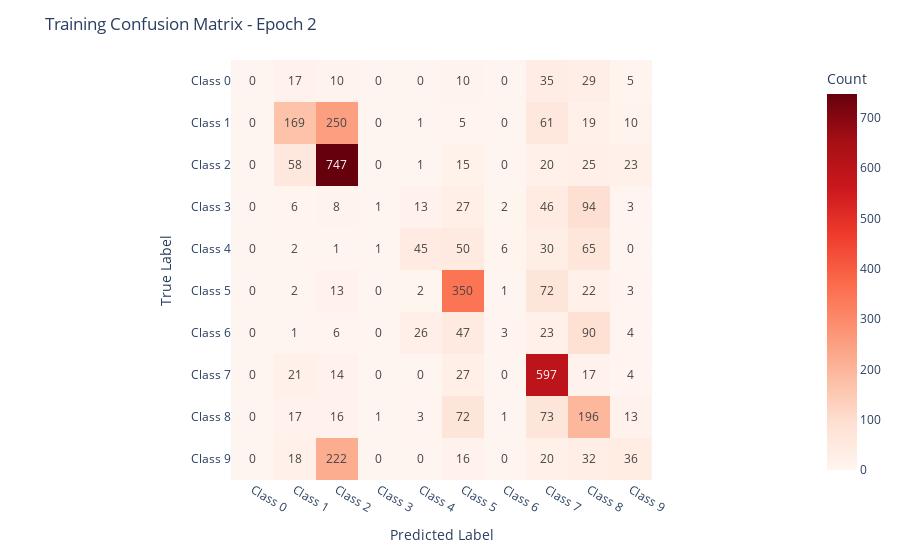
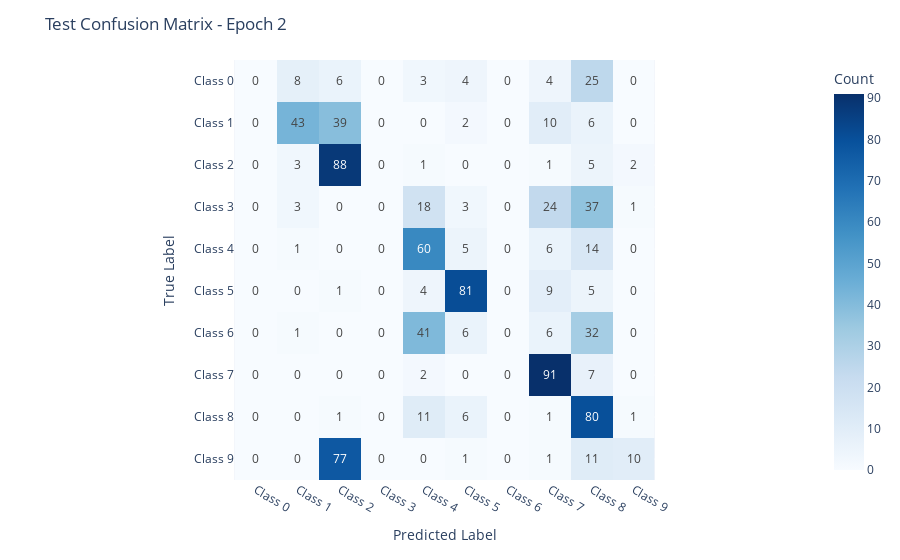
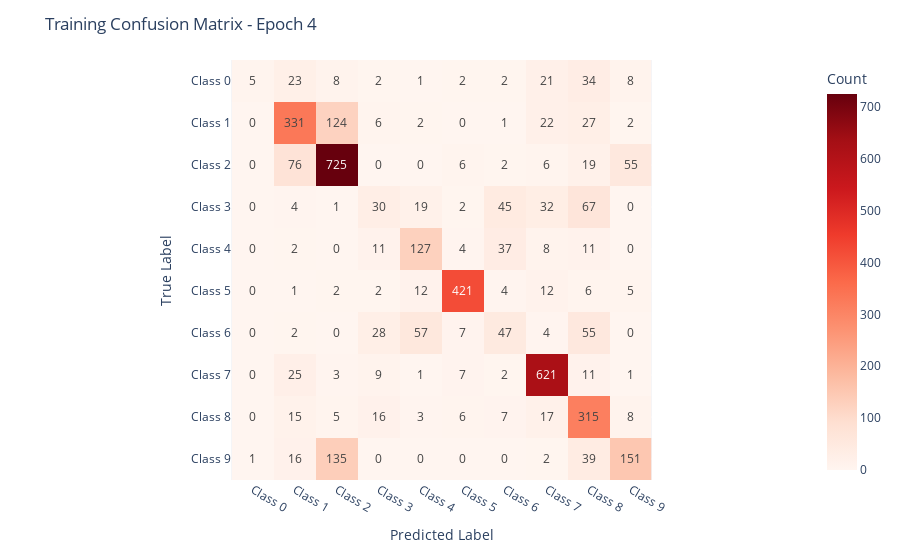
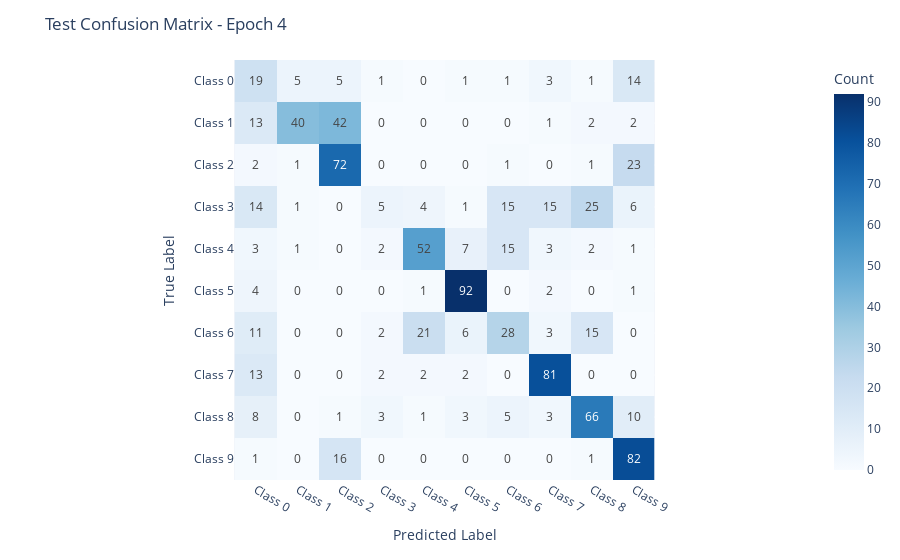

These figures' notebook cell, in order:
### Code cell
train_model_plotly(
    csv_path="metadata_modelnet10.csv",
    root_path="he_50_33/",
    batch_size=16,
    lr=0.001,
    num_epochs=30,
    log_file='he_50_33.log',
    focal_gamma=3,
    confusion_interval=2)

### Figure 1 — Plotly figure (JSON) as saved in the notebook; plotly's stock layout.template omitted (floating-point values rounded to 4 significant figures)
{"data": [{"coloraxis": "coloraxis", "hovertemplate": "Predicted Label: %{x}<br>True Label: %{y}<br>Count: %{z}<extra></extra>", "name": "0", "texttemplate": "%{z}", "type": "heatmap", "x": ["Class 0", "Class 1", "Class 2", "Class 3", "Class 4", "Class 5", "Class 6", "Class 7", "Class 8", "Class 9"], "xaxis": "x", "y": ["Class 0", "Class 1", "Class 2", "Class 3", "Class 4", "Class 5", "Class 6", "Class 7", "Class 8", "Class 9"], "yaxis": "y", "z": [[0, 17, 10, 0, 0, 10, 0, 35, 29, 5], [0, 169, 250, 0, 1, 5, 0, 61, 19, 10], [0, 58, 747, 0, 1, 15, 0, 20, 25, 23], [0, 6, 8, 1, 13, 27, 2, 46, 94, 3], [0, 2, 1, 1, 45, 50, 6, 30, 65, 0], [0, 2, 13, 0, 2, 350, 1, 72, 22, 3], [0, 1, 6, 0, 26, 47, 3, 23, 90, 4], [0, 21, 14, 0, 0, 27, 0, 597, 17, 4], [0, 17, 16, 1, 3, 72, 1, 73, 196, 13], [0, 18, 222, 0, 0, 16, 0, 20, 32, 36]]}], "layout": {"coloraxis": {"colorbar": {"title": {"text": "Count"}}, "colorscale": [[0, "rgb(255,245,240)"], [0.125, "rgb(254,224,210)"], [0.25, "rgb(252,187,161)"], [0.375, "rgb(252,146,114)"], [0.5, "rgb(251,106,74)"], [0.625, "rgb(239,59,44)"], [0.75, "rgb(203,24,29)"], [0.875, "rgb(165,15,21)"], [1, "rgb(103,0,13)"]]}, "margin": {"t": 60}, "title": {"text": "Training Confusion Matrix - Epoch 2"}, "xaxis": {"anchor": "y", "constrain": "domain", "domain": [0, 1], "scaleanchor": "y", "title": {"text": "Predicted Label"}}, "yaxis": {"anchor": "x", "autorange": "reversed", "constrain": "domain", "domain": [0, 1], "title": {"text": "True Label"}}}}

### Figure 2 — Plotly figure (JSON) as saved in the notebook; plotly's stock layout.template omitted (floating-point values rounded to 4 significant figures)
{"data": [{"coloraxis": "coloraxis", "hovertemplate": "Predicted Label: %{x}<br>True Label: %{y}<br>Count: %{z}<extra></extra>", "name": "0", "texttemplate": "%{z}", "type": "heatmap", "x": ["Class 0", "Class 1", "Class 2", "Class 3", "Class 4", "Class 5", "Class 6", "Class 7", "Class 8", "Class 9"], "xaxis": "x", "y": ["Class 0", "Class 1", "Class 2", "Class 3", "Class 4", "Class 5", "Class 6", "Class 7", "Class 8", "Class 9"], "yaxis": "y", "z": [[0, 8, 6, 0, 3, 4, 0, 4, 25, 0], [0, 43, 39, 0, 0, 2, 0, 10, 6, 0], [0, 3, 88, 0, 1, 0, 0, 1, 5, 2], [0, 3, 0, 0, 18, 3, 0, 24, 37, 1], [0, 1, 0, 0, 60, 5, 0, 6, 14, 0], [0, 0, 1, 0, 4, 81, 0, 9, 5, 0], [0, 1, 0, 0, 41, 6, 0, 6, 32, 0], [0, 0, 0, 0, 2, 0, 0, 91, 7, 0], [0, 0, 1, 0, 11, 6, 0, 1, 80, 1], [0, 0, 77, 0, 0, 1, 0, 1, 11, 10]]}], "layout": {"coloraxis": {"colorbar": {"title": {"text": "Count"}}, "colorscale": [[0, "rgb(247,251,255)"], [0.125, "rgb(222,235,247)"], [0.25, "rgb(198,219,239)"], [0.375, "rgb(158,202,225)"], [0.5, "rgb(107,174,214)"], [0.625, "rgb(66,146,198)"], [0.75, "rgb(33,113,181)"], [0.875, "rgb(8,81,156)"], [1, "rgb(8,48,107)"]]}, "margin": {"t": 60}, "title": {"text": "Test Confusion Matrix - Epoch 2"}, "xaxis": {"anchor": "y", "constrain": "domain", "domain": [0, 1], "scaleanchor": "y", "title": {"text": "Predicted Label"}}, "yaxis": {"anchor": "x", "autorange": "reversed", "constrain": "domain", "domain": [0, 1], "title": {"text": "True Label"}}}}

### Figure 3 — Plotly figure (JSON) as saved in the notebook; plotly's stock layout.template omitted (floating-point values rounded to 4 significant figures)
{"data": [{"coloraxis": "coloraxis", "hovertemplate": "Predicted Label: %{x}<br>True Label: %{y}<br>Count: %{z}<extra></extra>", "name": "0", "texttemplate": "%{z}", "type": "heatmap", "x": ["Class 0", "Class 1", "Class 2", "Class 3", "Class 4", "Class 5", "Class 6", "Class 7", "Class 8", "Class 9"], "xaxis": "x", "y": ["Class 0", "Class 1", "Class 2", "Class 3", "Class 4", "Class 5", "Class 6", "Class 7", "Class 8", "Class 9"], "yaxis": "y", "z": [[5, 23, 8, 2, 1, 2, 2, 21, 34, 8], [0, 331, 124, 6, 2, 0, 1, 22, 27, 2], [0, 76, 725, 0, 0, 6, 2, 6, 19, 55], [0, 4, 1, 30, 19, 2, 45, 32, 67, 0], [0, 2, 0, 11, 127, 4, 37, 8, 11, 0], [0, 1, 2, 2, 12, 421, 4, 12, 6, 5], [0, 2, 0, 28, 57, 7, 47, 4, 55, 0], [0, 25, 3, 9, 1, 7, 2, 621, 11, 1], [0, 15, 5, 16, 3, 6, 7, 17, 315, 8], [1, 16, 135, 0, 0, 0, 0, 2, 39, 151]]}], "layout": {"coloraxis": {"colorbar": {"title": {"text": "Count"}}, "colorscale": [[0, "rgb(255,245,240)"], [0.125, "rgb(254,224,210)"], [0.25, "rgb(252,187,161)"], [0.375, "rgb(252,146,114)"], [0.5, "rgb(251,106,74)"], [0.625, "rgb(239,59,44)"], [0.75, "rgb(203,24,29)"], [0.875, "rgb(165,15,21)"], [1, "rgb(103,0,13)"]]}, "margin": {"t": 60}, "title": {"text": "Training Confusion Matrix - Epoch 4"}, "xaxis": {"anchor": "y", "constrain": "domain", "domain": [0, 1], "scaleanchor": "y", "title": {"text": "Predicted Label"}}, "yaxis": {"anchor": "x", "autorange": "reversed", "constrain": "domain", "domain": [0, 1], "title": {"text": "True Label"}}}}

### Figure 4 — Plotly figure (JSON) as saved in the notebook; plotly's stock layout.template omitted (floating-point values rounded to 4 significant figures)
{"data": [{"coloraxis": "coloraxis", "hovertemplate": "Predicted Label: %{x}<br>True Label: %{y}<br>Count: %{z}<extra></extra>", "name": "0", "texttemplate": "%{z}", "type": "heatmap", "x": ["Class 0", "Class 1", "Class 2", "Class 3", "Class 4", "Class 5", "Class 6", "Class 7", "Class 8", "Class 9"], "xaxis": "x", "y": ["Class 0", "Class 1", "Class 2", "Class 3", "Class 4", "Class 5", "Class 6", "Class 7", "Class 8", "Class 9"], "yaxis": "y", "z": [[19, 5, 5, 1, 0, 1, 1, 3, 1, 14], [13, 40, 42, 0, 0, 0, 0, 1, 2, 2], [2, 1, 72, 0, 0, 0, 1, 0, 1, 23], [14, 1, 0, 5, 4, 1, 15, 15, 25, 6], [3, 1, 0, 2, 52, 7, 15, 3, 2, 1], [4, 0, 0, 0, 1, 92, 0, 2, 0, 1], [11, 0, 0, 2, 21, 6, 28, 3, 15, 0], [13, 0, 0, 2, 2, 2, 0, 81, 0, 0], [8, 0, 1, 3, 1, 3, 5, 3, 66, 10], [1, 0, 16, 0, 0, 0, 0, 0, 1, 82]]}], "layout": {"coloraxis": {"colorbar": {"title": {"text": "Count"}}, "colorscale": [[0, "rgb(247,251,255)"], [0.125, "rgb(222,235,247)"], [0.25, "rgb(198,219,239)"], [0.375, "rgb(158,202,225)"], [0.5, "rgb(107,174,214)"], [0.625, "rgb(66,146,198)"], [0.75, "rgb(33,113,181)"], [0.875, "rgb(8,81,156)"], [1, "rgb(8,48,107)"]]}, "margin": {"t": 60}, "title": {"text": "Test Confusion Matrix - Epoch 4"}, "xaxis": {"anchor": "y", "constrain": "domain", "domain": [0, 1], "scaleanchor": "y", "title": {"text": "Predicted Label"}}, "yaxis": {"anchor": "x", "autorange": "reversed", "constrain": "domain", "domain": [0, 1], "title": {"text": "True Label"}}}}
